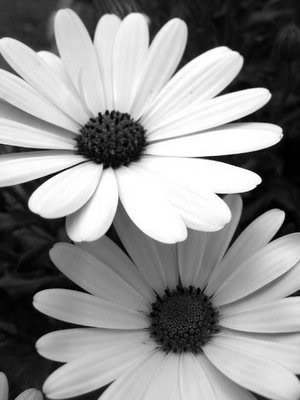
#> input picture Images/BnWFlower.jpg, 300 x 400 px
$ python edge_prewitts_op.py
#> lines starting #> are read from the running program, lines starting #| are printed output that depends on the picture
from pylab import *
aa = imread('Images/BnWFlower.jpg')
#> aa is the input picture: shape (400, 300); min 0, max 255, mean 143.5
a = double(aa)
row,col = a.shape
#> row = 400; col = 300
w1 = array([[-1,-1,-1],[0,0,0],[1,1,1]])
w2 = array([[-1,0,1],[-1,0,1],[-1,0,1]])
a1 = a2 = empty([row,col])

for x in range(2,row-1):
    for y in range(2,col-1):
        a1[x,y] = w1.item(0,0)*a.item(x-1,y-1) + w1.item(0,1)*a.item(x-1,y) + w1.item(0,2)*a.item(x-1,y+1) + w1.item(1,0)*a.item(x,y-1) + w1.item(1,1)*a.item(x,y) + w1.item(1,2)*a.item(x,y+1) + w1.item(2,0)*a.item(x+1,y-1) + w1.item(2,1)*a.item(x+1,y) + w1.item(2,2)*a.item(x+1,y+1)
        a2[x,y] = w2.item(0,0)*a.item(x-1,y-1) + w2.item(0,1)*a.item(x-1,y) + w2.item(0,2)*a.item(x-1,y+1) + w2.item(1,0)*a.item(x,y-1) + w2.item(1,1)*a.item(x,y) + w2.item(1,2)*a.item(x,y+1) + w2.item(2,0)*a.item(x+1,y-1) + w2.item(2,1)*a.item(x+1,y) + w2.item(2,2)*a.item(x+1,y+1)
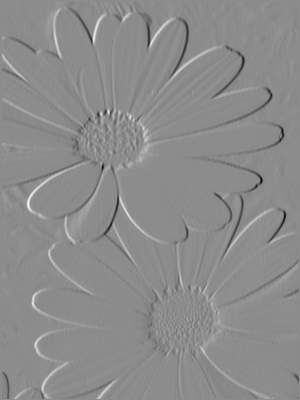
#> a1: shape (400, 300) float64; min -694, max 567, mean -0.1; drawn with min black and max white
a3 = a1 + a2
figure()
subplot(2,2,1)
gray()
imshow(aa)
title('Original Image')
subplot(2,2,2)
gray()
imshow(uint8(a1))
title('X-Gradient Image')
subplot(2,2,3)
gray()
imshow(uint8(a2))
title('Y-Gradient Image')
subplot(2,2,4)
gray()
imshow(uint8(a3))
title('Rsultant Image')
show()
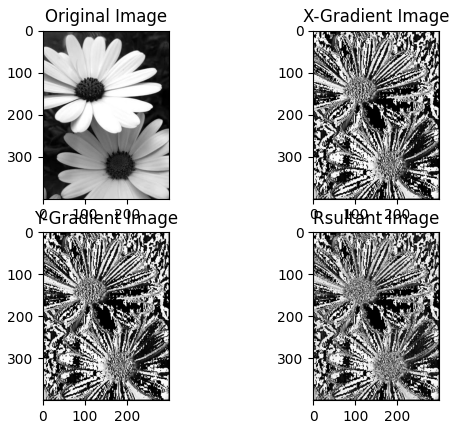
#> figure drawn by matplotlib, 4 panels
